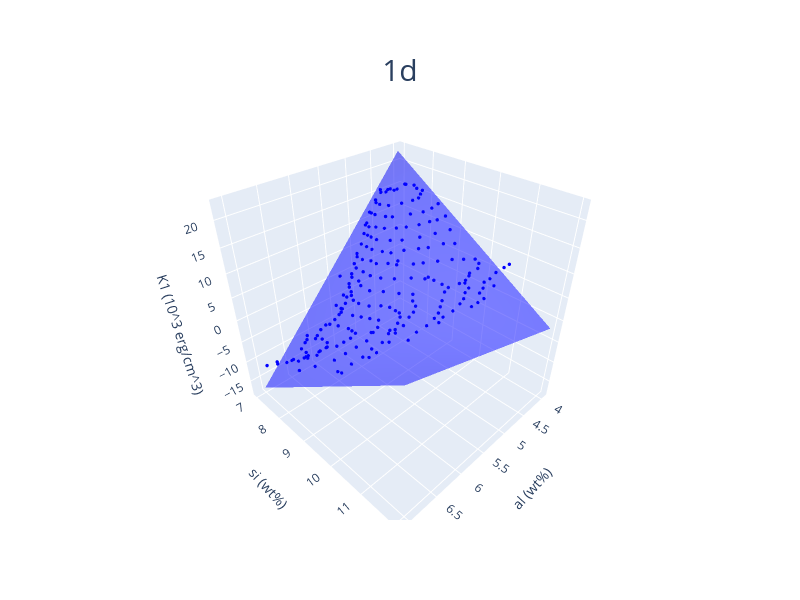
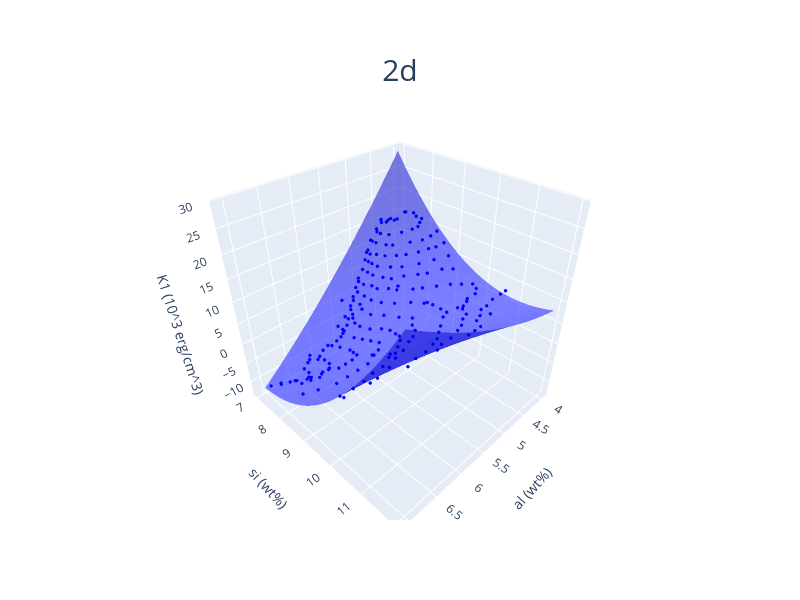
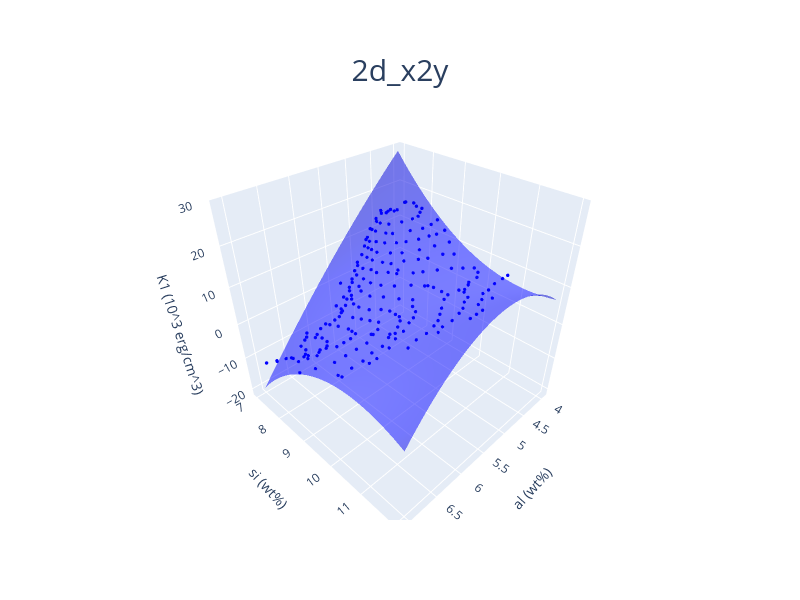
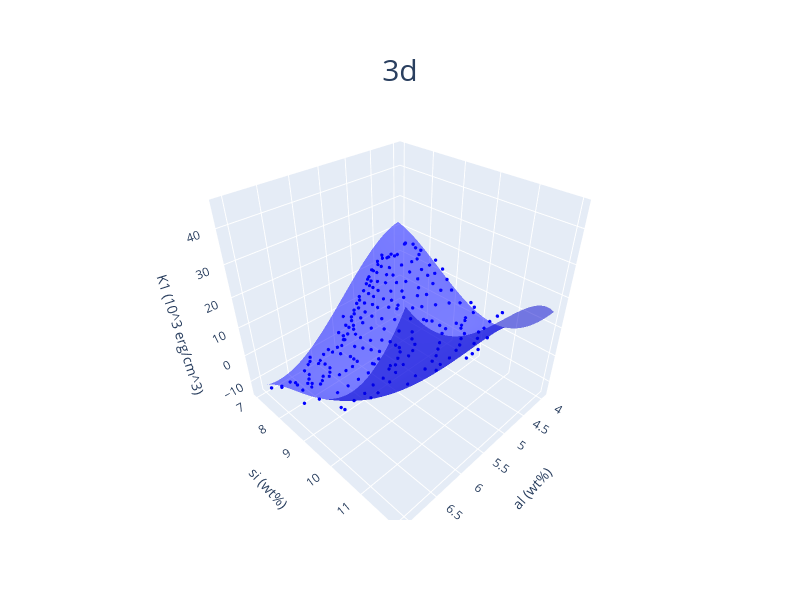

Write notebook code for charts like these, in order.
### Code cell
analyzer_900.ols_plot_basis_functions()
